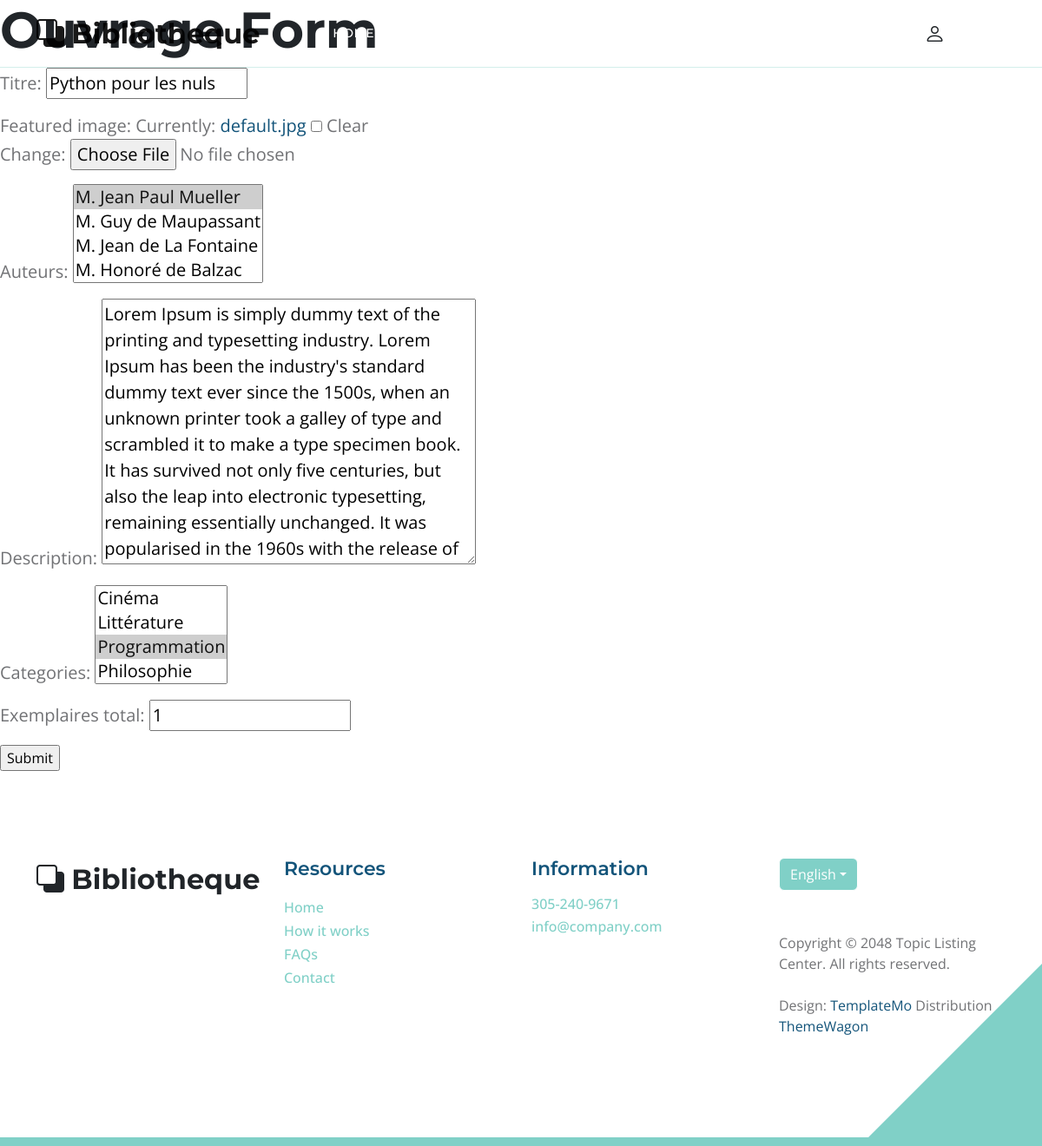
The app's page /update-ouvrage/f5d529fe-d20f-46df-a70f-632bed0b91e1, older data.
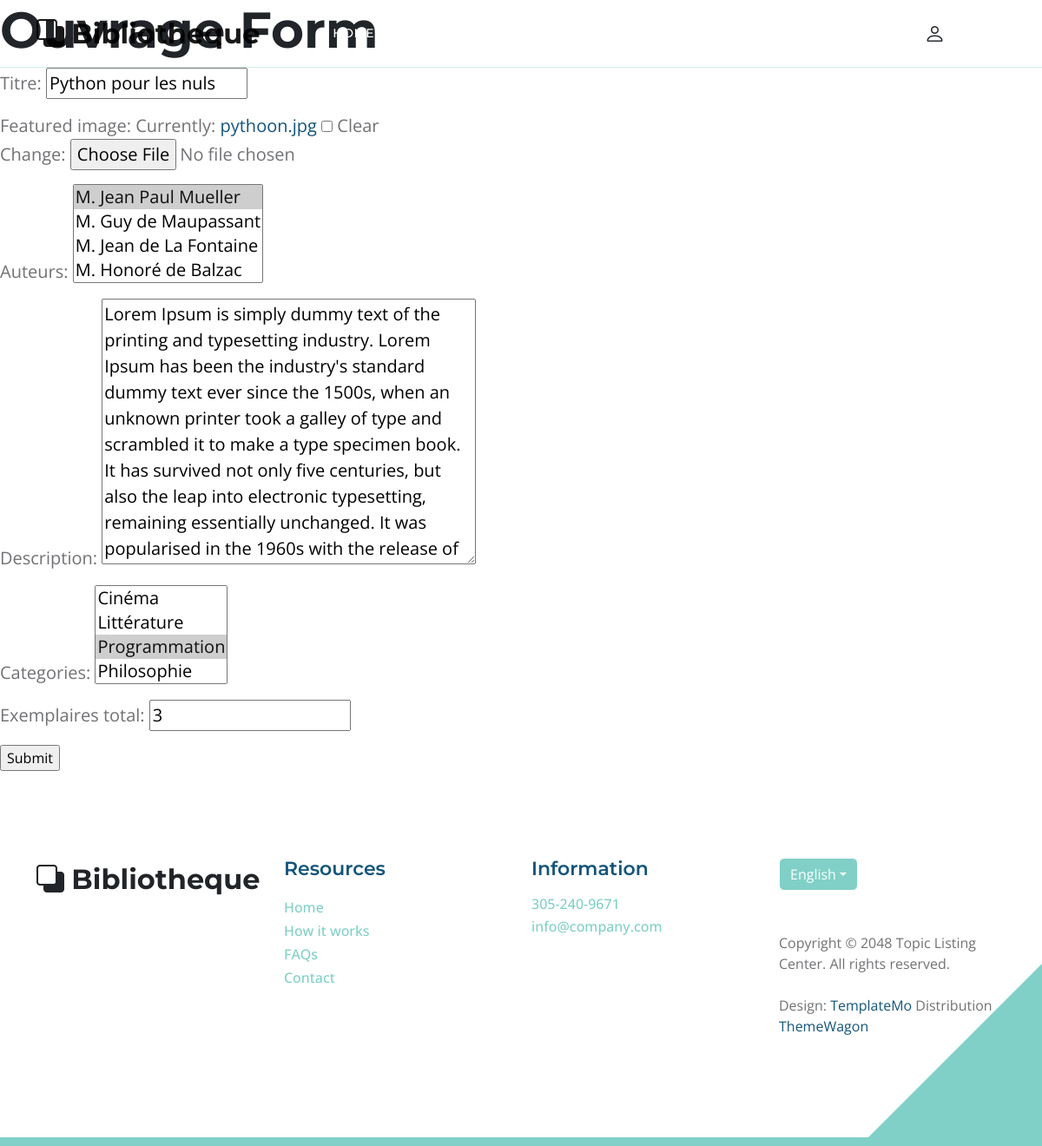
The same page, newer data.
### ouvrages/models.py (models this page shows, shortened)
class Ouvrage(models.Model):
    id = models.UUIDField(default=uuid.uuid4, unique=True, primary_key=True, editable=False)
    titre = models.CharField(max_length=200)
    auteurs = models.ManyToManyField('Auteur', blank=True)
    featured_image = models.ImageField(null=True, blank=True, default="default.jpg")
    description = models.TextField(blank=True)
    categories = models.ManyToManyField('Categorie', blank=True)
    recommended = models.BooleanField(default=False, blank=True)
    exemplaires_total = models.IntegerField(default=0, null=True, blank=True)
    vote_total = models.IntegerField(default=0, null=True, blank=True)
    vote_ratio = models.IntegerField(default=0, null=True, blank=True)
    date_achat = models.DateTimeField(auto_now_add=True)

### ouvrages/views.py (the view)
# urls.py: path('update-ouvrage/<str:pk>', views.updateOuvrage, name="update-ouvrage"),
def updateOuvrage(request, pk):
    ouvrage = get_object_or_404(Ouvrage, id=pk)
    form = OuvrageForm(instance=ouvrage)
    if request.method == 'POST':
        form = OuvrageForm(request.POST, request.FILES ,instance=ouvrage)
        if form.is_valid():
            form.save()
            return redirect('ouvrages')
    context = {'form': form}
    return render(request, 'ouvrages/ouvrage_form.html', context)

### ouvrages/forms.py
class OuvrageForm(ModelForm):
    class Meta:
        model = Ouvrage
        fields = ['titre','featured_image', 'auteurs', 'description', 'categories', 'exemplaires_total']

### ouvrages/models.py (called while the page is built)
    def __str__(self):
        return self.name

    def __str__(self):
        return f"{self.title}. {self.nomComplet}"

### ouvrages/templates/ouvrages/ouvrage_form.html (shortened to what this page needs)
{% extends "main.html" %}
{% block content %}
{% load static %}
<h1>Ouvrage Form</h1>
<form action="" method="POST" enctype="multipart/form-data">
    {{form.as_p}}
    <input type="submit">
</form>
{% endblock content %}

Row changes from the older to the newer data that the page shows:
changed Ouvrage "Python pour les nuls": exemplaires_total "1" → "3"
Text that changed along with them:
text no longer shown: "Titre: Featured image: Currently: default.jpg Clear Change: Auteurs: Description: Categories: Exemplaires total:"
text now shown: "Titre: Featured image: Currently: pythoon.jpg Clear Change: Auteurs: Description: Categories: Exemplaires total:"
